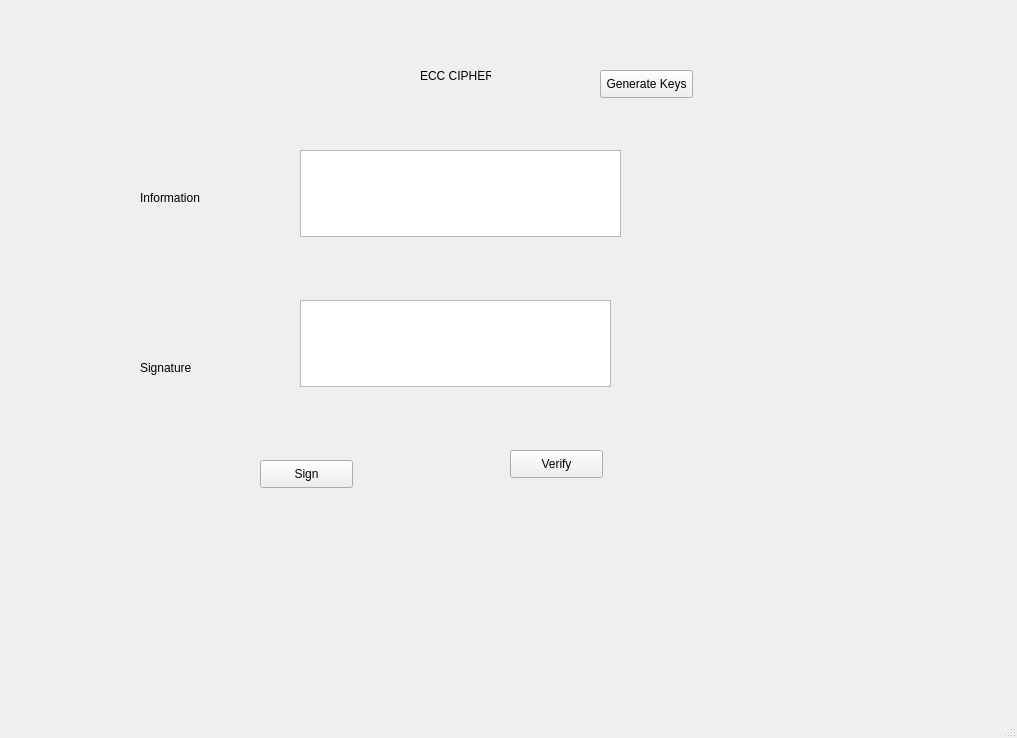
<?xml version="1.0" encoding="UTF-8"?>
<ui version="4.0">
 <class>MainWindow</class>
 <widget class="QMainWindow" name="MainWindow">
  <property name="geometry">
   <rect>
    <x>0</x>
    <y>0</y>
    <width>1017</width>
    <height>738</height>
   </rect>
  </property>
  <property name="windowTitle">
   <string>MainWindow</string>
  </property>
  <widget class="QWidget" name="centralwidget">
   <widget class="QPlainTextEdit" name="txt_info">
    <property name="geometry">
     <rect>
      <x>300</x>
      <y>150</y>
      <width>321</width>
      <height>87</height>
     </rect>
    </property>
   </widget>
   <widget class="QPlainTextEdit" name="txt_sign">
    <property name="geometry">
     <rect>
      <x>300</x>
      <y>300</y>
      <width>311</width>
      <height>87</height>
     </rect>
    </property>
   </widget>
   <widget class="QPushButton" name="btn_sign">
    <property name="geometry">
     <rect>
      <x>260</x>
      <y>460</y>
      <width>93</width>
      <height>28</height>
     </rect>
    </property>
    <property name="text">
     <string>Sign</string>
    </property>
   </widget>
   <widget class="QPushButton" name="btn_verify">
    <property name="geometry">
     <rect>
      <x>510</x>
      <y>450</y>
      <width>93</width>
      <height>28</height>
     </rect>
    </property>
    <property name="text">
     <string>Verify</string>
    </property>
   </widget>
   <widget class="QPushButton" name="btn_gen_keys">
    <property name="geometry">
     <rect>
      <x>600</x>
      <y>70</y>
      <width>93</width>
      <height>28</height>
     </rect>
    </property>
    <property name="text">
     <string>Generate Keys</string>
    </property>
   </widget>
   <widget class="QLabel" name="label">
    <property name="geometry">
     <rect>
      <x>140</x>
      <y>190</y>
      <width>81</width>
      <height>16</height>
     </rect>
    </property>
    <property name="text">
     <string>Information</string>
    </property>
   </widget>
   <widget class="QLabel" name="label_2">
    <property name="geometry">
     <rect>
      <x>140</x>
      <y>360</y>
      <width>55</width>
      <height>16</height>
     </rect>
    </property>
    <property name="text">
     <string>Signature</string>
    </property>
   </widget>
   <widget class="QLabel" name="label_3">
    <property name="geometry">
     <rect>
      <x>420</x>
      <y>60</y>
      <width>71</width>
      <height>31</height>
     </rect>
    </property>
    <property name="text">
     <string>ECC CIPHER</string>
    </property>
   </widget>
  </widget>
  <widget class="QMenuBar" name="menubar">
   <property name="geometry">
    <rect>
     <x>0</x>
     <y>0</y>
     <width>1017</width>
     <height>26</height>
    </rect>
   </property>
  </widget>
  <widget class="QStatusBar" name="statusbar"/>
 </widget>
 <resources/>
 <connections/>
</ui>
